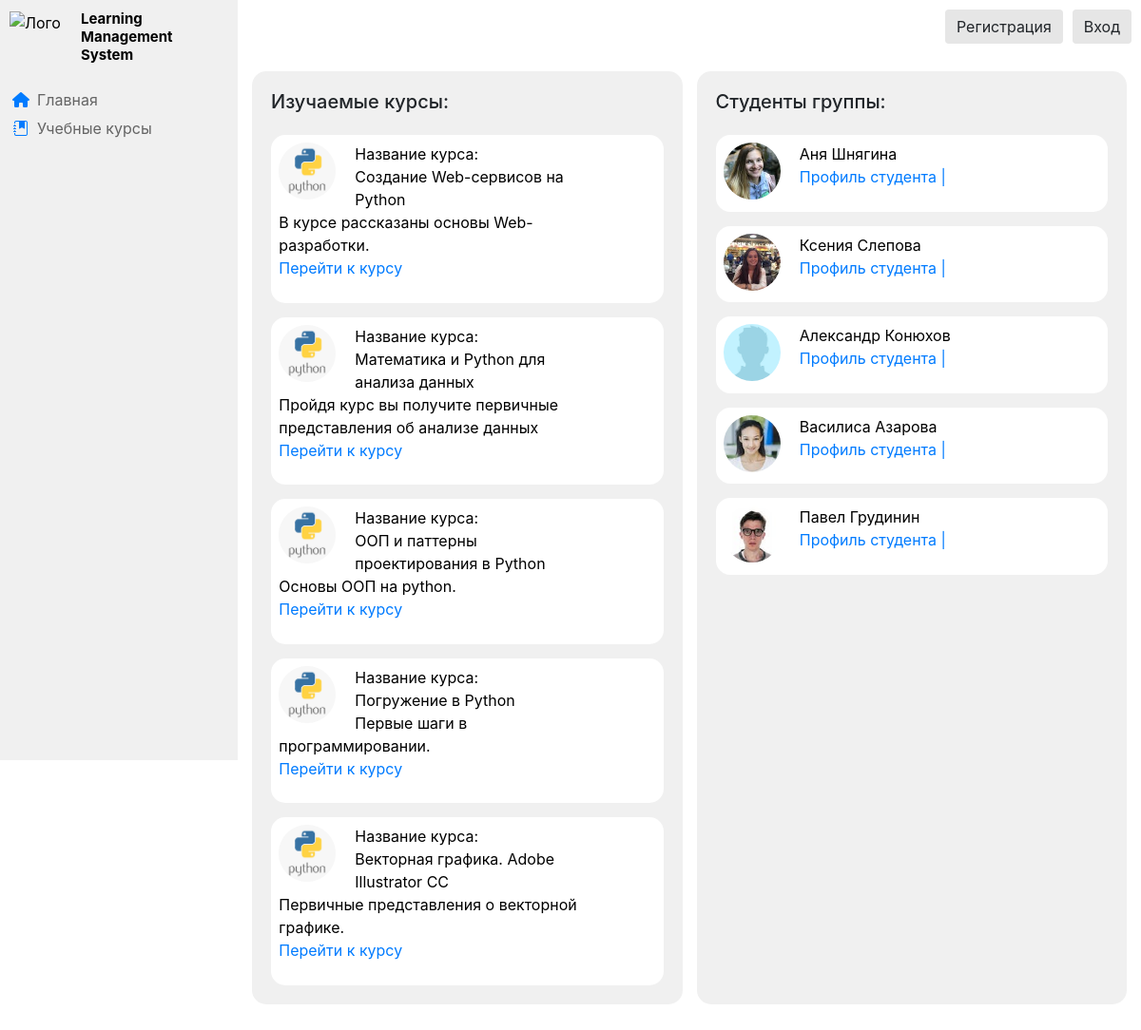
Screenshot of /groups/1/info with the database file from the repository.
### courses/models.py (models this page shows, shortened)
class Courses(models.Model):
    title = models.CharField('Название курса', max_length=150, default='')
    anons = models.TextField('Анонс курса', max_length=1000, default='')
    description = models.TextField('Описание курса', max_length=10**6, default='')
    teachers = models.ManyToManyField(Profile, verbose_name='Преподаватели курса', related_name='teachers', limit_choices_to={'is_teacher':  True})
    confidants = models.ManyToManyField(Profile, verbose_name='Доверенные лица', related_name='confidants', limit_choices_to={'is_teacher':  False})
    course_avatar = models.ImageField('Аватар курса', upload_to="images/courses/", default="images/courses/py.png")
    class Meta:
        verbose_name = 'Курс'
        verbose_name_plural = 'Курсы'

### profile/models.py (models this page shows, shortened)
class Profile(AbstractBaseUser, PermissionsMixin):
    choices_1 = (
        ('Бакалавр', 'Бакалавр'),
        ('Специалист', 'Специалист'),
        ('Магистр', 'Магистр'),
    )
    choices_2 = (
        ('Очная', 'Очная'),
        ('Заочная', 'Заочная'),
        ('Вечерняя', 'Вечерняя'),
    )
    choices_3 = (
        ('Бюджетная', 'Бюджетная'),
        ('Контрактная', 'Контрактная'),
    )
    email = models.EmailField('email адрес', unique=True)
    login = models.CharField('Логин на сайте', unique=True, max_length=50)
    name = models.CharField('Имя', max_length=50, default='')
    begin_year = models.CharField('Год поступления', max_length=10, default='')
    surname = models.CharField('Фамилия', max_length=50, default='')
    degree = models.CharField('Степень', max_length=50, choices=choices_1, default='')
    form = models.CharField('Форма обучения', max_length=50, choices=choices_2, default='')
    pay = models.CharField('Основа обучения', max_length=50, choices=choices_3, default='')
    avatar = models.ImageField('Аватар', upload_to="images/profile/", default="images/profile/blank-avatar.jpg")
    phone_number = models.CharField('Номер телефона', max_length=50, null=True, blank=True)
    vk_url = models.CharField('Ссылка на профиль VK', max_length=50, null=True, blank=True)
    fb_url = models.CharField('Ссылка на профиль Facebook', max_length=50, null=True, blank=True)
    linkedin_url = models.CharField('Ссылка на профиль LinkedIn', max_length=50, null=True, blank=True)
    instagram_url = models.CharField('Ссылка на профиль Instagram', max_length=50, null=True, blank=True)
    is_teacher = models.BooleanField('Флаг учителя', default=False)
    is_staff = models.BooleanField(default=False)
    is_active = models.BooleanField(default=True)
    date_joined = models.DateTimeField(default=timezone.now)
    USERNAME_FIELD = 'email'
    REQUIRED_FIELDS = ['login']
    objects = CustomUserManager()
    class Meta:
        verbose_name = 'Профиль'
        verbose_name_plural = 'Профили'

### groups/views.py (the view)
# urls.py: path('<int:pk>/info', views.StudyGroupView.as_view(), name='group-info'),
class StudyGroupView(DetailView):
    model = StudyGroups
    context_object_name = "study_group"
    template_name = 'groups/group-info.html'

### groups/templates/groups/group-info.html (shortened to what this page needs)
{% extends 'main/layout.html' %}
{% block content %}
<div class="grid group">
	<div class="grid-item teachers">
		<div class="card card-body">
			<h5> Изучаемые курсы: </h5>
			{% for el in study_group.courses.all %}
			<div class="card person">
				<div class="panel_teachers">
					<img src="{{ el.course_avatar.url }}" alt="Аватар курса">
					<span class="name_teachers" href="{% url 'courses-detail' el.id %}"> Название курса: </br> {{ el.title }} </br></span>
					<p>
						<a> {{ el.anons }} </a></br>
						<a href="{% url 'courses-detail' el.id %}"> Перейти к курсу  </a>
					</p>
				</div>
			</div>
			{% endfor %}
	    </div>
	</div>
	<div class="grid-item students">
		<div class="card card-body">
			<h5> Студенты группы: </h5>
			{% for el in study_group.members.all %}
			<div class="card person">
				<asside class="panel_teachers">
					<img src="{{ el.avatar.url }}" alt="Слушатель курса">
					<span class="name_teachers"> {{ el.name }} {{ el.surname }}</span>
					<p>
						<a href="{% url 'profile' el.login %}"> Профиль студента | </a>
					</p>
				</asside>
			</div>
			{% endfor %}
		</div>
	</div>
</div>
{% endblock %}

### main/templates/main/layout.html (shortened to what this page needs)
{% load static %}
<!DOCTYPE html>
<html lang="en" xmlns="http://www.w3.org/1999/html">
<head>
    <link rel="stylesheet" href="https://stackpath.bootstrapcdn.com/bootstrap/4.5.2/css/bootstrap.min.css">
    <link rel="stylesheet" href="https://cdn.jsdelivr.net/npm/bootstrap-icons@1.3.0/font/bootstrap-icons.css">
    <link rel="stylesheet" href="{% static 'main/css/main.css' %}">
</head>
<body>
    <aside class="panel">
        <div class="header">
            <div class="logo"><img src="{% static 'main/img/first.svg' %}" alt="Лого"></img></div>
            <div class="text"><span>Learning Management System</span></div>
        </div>
        <div class="menu">
            <a href="{% url 'home' %}">
                <div class="menuitem">
                    <div class="icon"><i class="fas fa-home"></i></div>
                    <div class="text"><span>Главная</span></div>
                </div>
            </a>
            <a href="{% url 'courses_home' %}">
                <div class="menuitem">
                    <div class="icon"><i class="bi bi-journal-bookmark-fill"></i></div>
                    <div class="text">Учебные курсы</div>
                </div>
            </a>
        </div>
    </aside>
    <aside class="auth">
        {% if request.user.is_authenticated %}
            <a href="{% url 'logout' %}"><button class="btn btn-warning">Выйти</button></a>
            <a href="{% url 'profile' request.user.login %}"><button class="btn btn-warning">Личный кабинет {{ request.user.login }}</button></a>
        {% else %}
            <a href="{% url 'login' %}"><button class="btn btn-warning">Вход</button></a>
            <a href="{% url 'registration' %}"><button class="btn btn-warning">Регистрация</button></a>
        {% endif %}
    </aside>
    <main>
        {% block content %}
        {% endblock %}
    </main>
</body>
</html>
</body>
</html>

### main/static/main/css/main.css (style rules this page uses)
body { background: rgb(255, 255, 255); }
.panel { float: left; position: fixed; z-index: 2; background: rgb(240, 240, 240); width: 250px; padding: 0; height: 100vh; color: black; border-right: chartreuse; }
.header { width: 100%; height: 60px; background: rgb(240, 240, 240); position: relative; }
.header .logo { position: absolute; height: 40px; width: 60px; margin: 10px 10px; }
.header img { height: inherit; }
.header .text { height: 40px; width: 150px; position: absolute; top: 0; left: 85px; margin: 10px 0px; font-weight: bold; line-height: 1.2; }
.header .text span { height: inherit; font-size: 15px; margin-left: auto; margin-right: auto; }
.menu { margin-top: 30px; text-decoration: none; }
a:hover, a:visited, a:link, a:active { text-decoration: none; }
.menuitem { display: flex; width: 100%; height: 30px; transition: background-color 0.2s ease-out; text-decoration: none; }
.menuitem .icon { width: 24px; display: flex; align-items: center; justify-content: center; margin-left: 10px; }
.menuitem .fas { font-size: 16px; display: flex; }
.menuitem .text { height: 30px; font-size: 16px; color: rgb(100,100,100); margin-left: 5px; display: flex; align-items: center; justify-content: center; }
.auth { float: top; height: 60px; color: black; width: 100%; background: rgba(255, 255, 255, 0.5); backdrop-filter: blur(5px); border-bottom: 2px solid rgba(255, 255, 255, 1.0); position: fixed; z-index: 1; }
.auth a { float: right; margin-top: 10px; margin-right: 10px; }
.btn-warning { background-color: rgb(230, 230, 230); border-style: none; }
main { margin-left: 250px; overflow: auto; height: 1fr; }
.grid { display: grid; grid-gap: 15px; justify-content: space-evenly; padding: 60px 15px; height: 100%; background-color: rgb(255, 255, 255); }
.grid-item { display: inline-grid; }
.card { margin-top: 15px; border-radius: 15px; height:auto; background-color: rgb(240, 240, 240); border-width: 0; }
.person { background-color: white; }
.panel_teachers img { width: 60px; float: left; margin-right: 20px; border-radius: 50%; }
.panel_teachers .name_teachers { text-align: right; margin-top: 1000px; }
.panel_teachers { float: left; background: write; width: 80%; padding: 2%; height: auto; color: black; border-color: black; }
.group { padding: 60px 15px; grid-template-columns: 1fr 1fr; }

### rows the page displays
Courses: course_avatar (picture), title "Создание Web-сервисов на Python", anons "В курсе рассказаны основы Web-разработки."
Courses: course_avatar (picture), title "Математика и Python для анализа данных", anons "Пройдя курс вы получите первичные представления об анализе данных"
Courses: course_avatar (picture), title "ООП и паттерны проектирования в Python", anons "Основы ООП на python."
Courses: course_avatar (picture), title "Погружение в Python", anons "Первые шаги в программировании."
Courses: course_avatar (picture), title "Векторная графика. Adobe Illustrator CC", anons "Первичные представления о векторной графике."
Profile: avatar (picture), name "Аня", surname "Шнягина"
Profile: avatar (picture), name "Ксения", surname "Слепова"
Profile: avatar (placeholder picture), name "Александр", surname "Конюхов"
Profile: avatar (picture), name "Василиса", surname "Азарова"
Profile: avatar (picture), name "Павел", surname "Грудинин"
